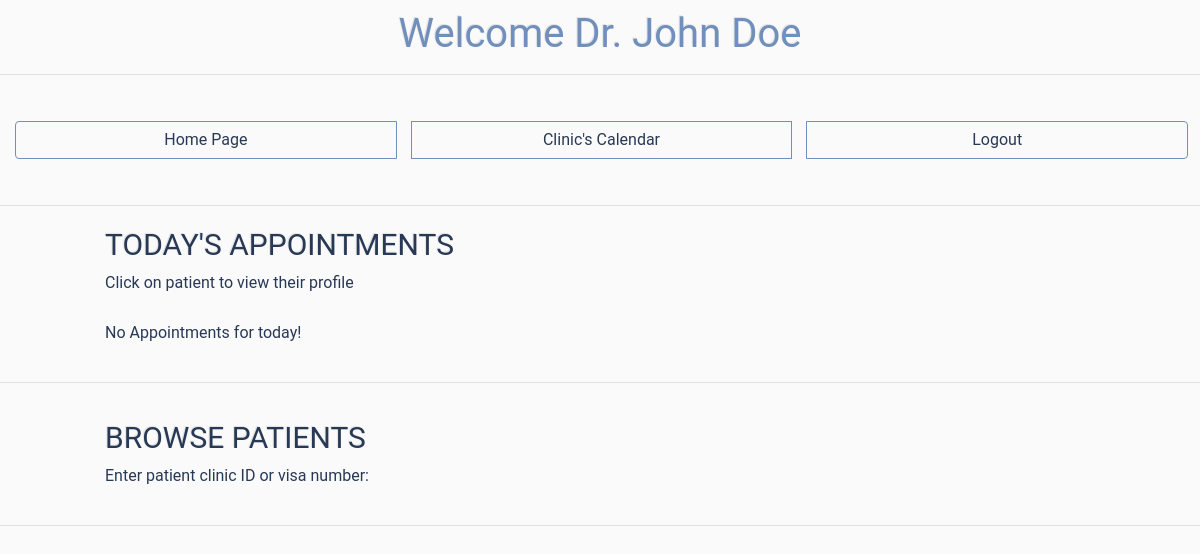
The page /doctor_interface/ (signed in) on the database as committed earlier.
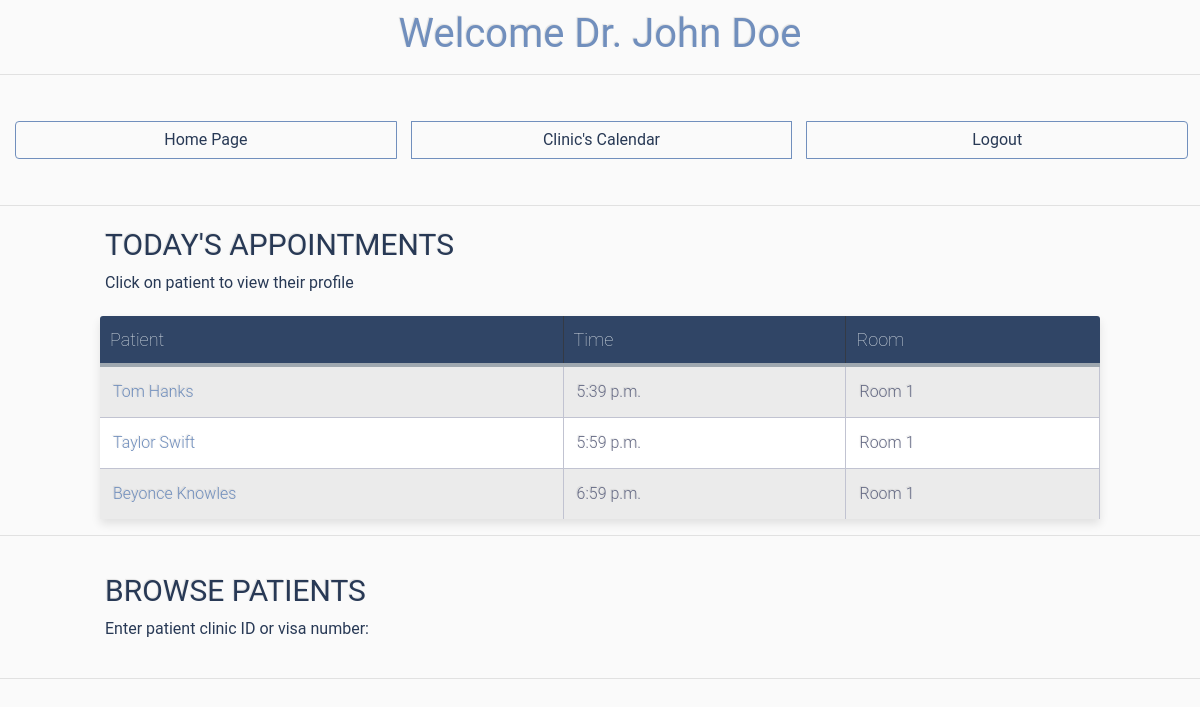
The same page on the database as committed later.
### general_models/models.py (models this page shows, shortened)
class Appointment(models.Model):
    doctor = models.ForeignKey(Doctor, on_delete=models.CASCADE)
    patient = models.ForeignKey(Patient, on_delete=models.CASCADE, null=True)
    date = models.DateField()
    time = models.TimeField()
    room = models.CharField(max_length=30, null=True)
    assigned = models.BooleanField( default=False)
    done = models.BooleanField( default=False)

class Patient(models.Model):
    first_name = models.CharField(max_length=30)
    last_name = models.CharField(max_length=30)
    gender = models.CharField(max_length=1, null=True)
    clinic_identifying_number = models.CharField(max_length=30)
    visa_number = models.CharField(max_length=30)
    language = models.CharField(max_length=30, default='English')
    phone_number = models.CharField(max_length=30, blank=True)
    origin_country = models.CharField(max_length=30, blank=True)
    date_of_birth = models.DateField(null=True)
    def __str__(self):
        return self.first_name + " " + self.last_name + "\n"

### doctor_interface/views.py (the view)
# urls.py: path('', views.index.as_view() , name='homepage'),
class index(View):
    def get(self, request, *args, **kwargs):
        if not(request.user.is_authenticated):
            return render(request, 'doctor_interface/not_logged_in.html')
        if not(request.user.groups.filter(name = 'Doctors').exists()):
            return render(request, 'doctor_interface/not_a_doctor.html')
        user = request.user
        my_appointments = gm.Appointment.objects.all()
        my_appointments = my_appointments.filter(assigned = True)
        my_appointments = my_appointments.filter(doctor = user.doctor)
        my_appointments = my_appointments.filter(done = False)
        today_appointments = my_appointments.filter(date = str(datetime.date.today())).order_by("time")
        context = {"user": user,  "today_appointments": today_appointments }
        return render(request, 'doctor_interface/doctor_interface_home.html', context)

### doctor_interface/templates/doctor_interface/doctor_interface_home.html (shortened to what this page needs)
{% load static %}
<!doctype html>
<html lang="en">
<head>
  <link rel="stylesheet" href="https://maxcdn.bootstrapcdn.com/bootstrap/4.0.0/css/bootstrap.min.css">
  <link rel="stylesheet" href="https://use.fontawesome.com/releases/v5.0.10/css/all.css">
  <link rel="stylesheet" type="text/css" href="{% static 'doctor_interface/style_interface.css'%}">
</head>
<body>
  <h1 class="title", style="text-align:center"> Welcome Dr. {{ user.first_name }} {{ user.last_name }}</h1>
  <hr>
  <div class="btn-group clearfix" style="width: 99%">
    <a class="btn btn-info left clearfix" style="width:33.3%; border: 1px solid  #718fbd;" href="{% url 'home' %}">Home Page</a>
    <a class="btn btn-info left clearfix" style="width:33.3%; border: 1px solid  #718fbd;"  href="{% url 'reception_desk:calendar' %}" >Clinic's Calendar</a>
    <a class="btn btn-info left clearfix" style="width:33.3%; border: 1px solid  #718fbd;" href="{% url 'logout' %}" >Logout</a>
  </div>
  <hr>
  <div class="table-title">
    <h3 style="color: #283955;">Today's Appointments</h3>
    <p style="color: #283955;">Click on patient to view their profile</p>
  </div>
  {% if today_appointments %}
  <table class="table-fill">
    <thead>
      <tr>
        <th>Patient</th>
        <th>Time</th>
        <th>Room</th>
      </tr>
    </thead>
    <tbody class="table-hover">
      {% for appointment in today_appointments %}
      <tr>
        <td><a href="{% url 'doctor_interface:patient_interface' appointment.patient.clinic_identifying_number%}">{{ appointment.patient }}</a></td>
        <td>{{ appointment.time }}</td>
        <td>{{ appointment.room }}</td>
      </tr>
      {% endfor %}
    </tbody>
  </table>
  {% else %}
  <div class="table-title">
    <p style="color: #283955;">No Appointments for today!</p>
  </div>
  {% endif %}
  <hr>
  <div class="table-title">
    <h3 style="color: #283955;">Browse Patients</h3>
    <p style="color: #283955;">Enter patient clinic ID or visa number:</p>
  </div>
  <hr>
</body>

Rows that differ between the two databases and show on the page:
now on this page (row edited): Appointment: patient "Tom Hanks", time "5:39 p.m.", room "Room 1"
now on this page (row edited): Appointment: patient "Taylor Swift", time "5:59 p.m.", room "Room 1"
now on this page (row edited): Appointment: patient "Beyonce Knowles", time "6:59 p.m.", room "Room 1"
Other text that changed with them:
text no longer shown: "No Appointments for today!"
text now shown: "Patient Time Room"
